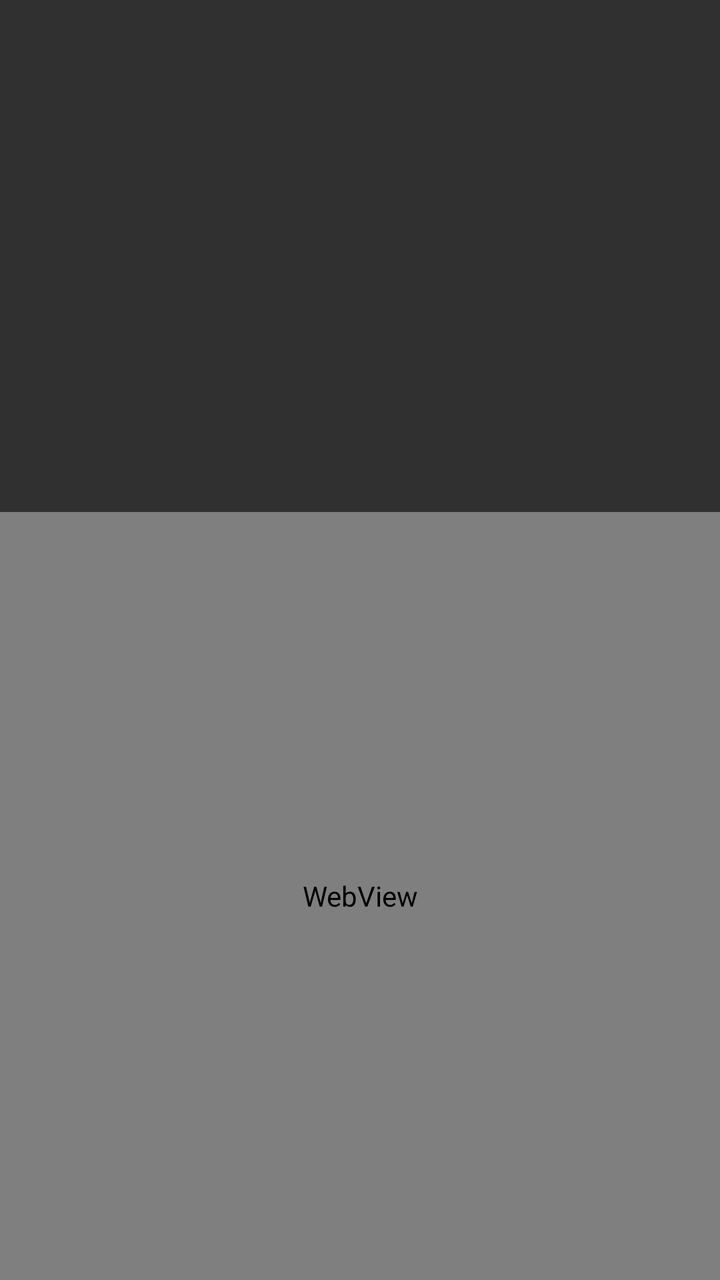
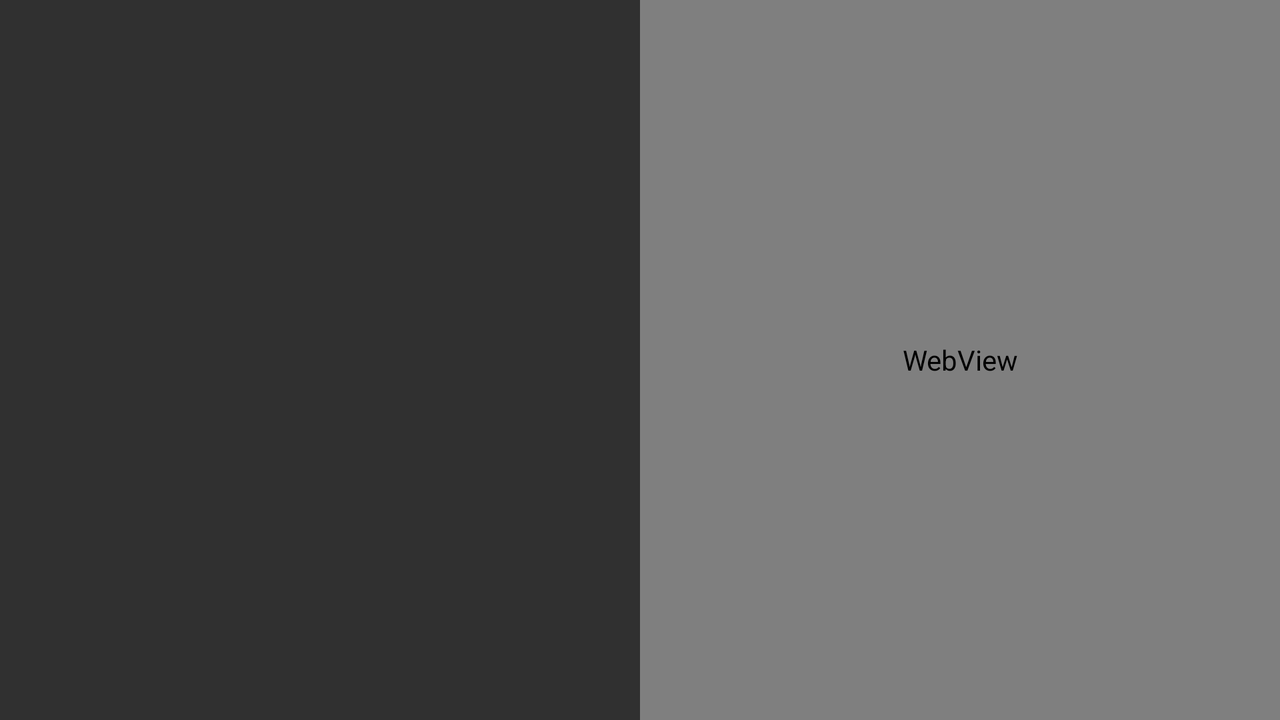

Compare how this app lays out the same screen by default and in its alternative resource folder. The renders come first, then the two layout files and the values they reference.
<!-- AndroidManifest.xml: application theme AppTheme -->
<!-- res/layout/layout_network_web.xml -->
<?xml version="1.0" encoding="utf-8"?>
<LinearLayout xmlns:android="http://schemas.android.com/apk/res/android"
    android:id="@+id/network_web_root"
    android:layout_width="match_parent"
    android:layout_height="match_parent"
    android:orientation="vertical">

    <ScrollView
        android:id="@+id/network_web_scrollView"
        android:layout_width="match_parent"
        android:layout_height="0dp"
        android:layout_weight="2"
        android:background="@drawable/shape_white" >

        <TextView
            android:id="@+id/network_web_textView_text"
            android:layout_width="match_parent"
            android:layout_height="wrap_content"
            android:textAppearance="@style/blueMed" 
            android:layout_margin="5dp"/>
    </ScrollView>

    <WebView
        android:id="@+id/network_web_webView"
        android:layout_width="match_parent"
        android:layout_height="0dp"
        android:layout_weight="3" />

</LinearLayout>
<!-- resources referenced by this layout -->
<resources>
  <style name="blueMed" parent="@android:style/TextAppearance.Medium">
          <item name="android:textColor">#ff33b5e5</item>
      </style>
  <style name="AppTheme" parent="Theme.AppCompat">
          
          <item name="colorPrimary">@color/colorPrimary</item>
          <item name="colorPrimaryDark">@color/colorPrimaryDark</item>
          <item name="colorAccent">@color/colorAccent</item>
      </style>
  <color name="colorPrimary">#00a65d</color>
  <color name="colorPrimaryDark">#006d38</color>
  <color name="colorAccent">#ddb10a</color>
</resources>
<!-- res/layout-land/layout_network_web.xml (the author's variant of the layout above) -->
<!-- drawn on the phone turned sideways -->
<?xml version="1.0" encoding="utf-8"?>
<LinearLayout xmlns:android="http://schemas.android.com/apk/res/android"
    android:id="@+id/network_web_root"
    android:layout_width="match_parent"
    android:layout_height="match_parent"
    android:orientation="horizontal">

    <ScrollView
        android:id="@+id/network_web_scrollView"
        android:layout_width="0dp"
        android:layout_height="match_parent"
        android:layout_weight="1"
        android:background="@drawable/shape_white" >

        <TextView
            android:id="@+id/network_web_textView_text"
            android:layout_width="match_parent"
            android:layout_height="wrap_content"
            android:textAppearance="@style/blueMed" 
            android:layout_margin="5dp"/>
    </ScrollView>

    <WebView
        android:id="@+id/network_web_webView"
        android:layout_width="0dp"
        android:layout_height="match_parent"
        android:layout_weight="1" />

</LinearLayout>
